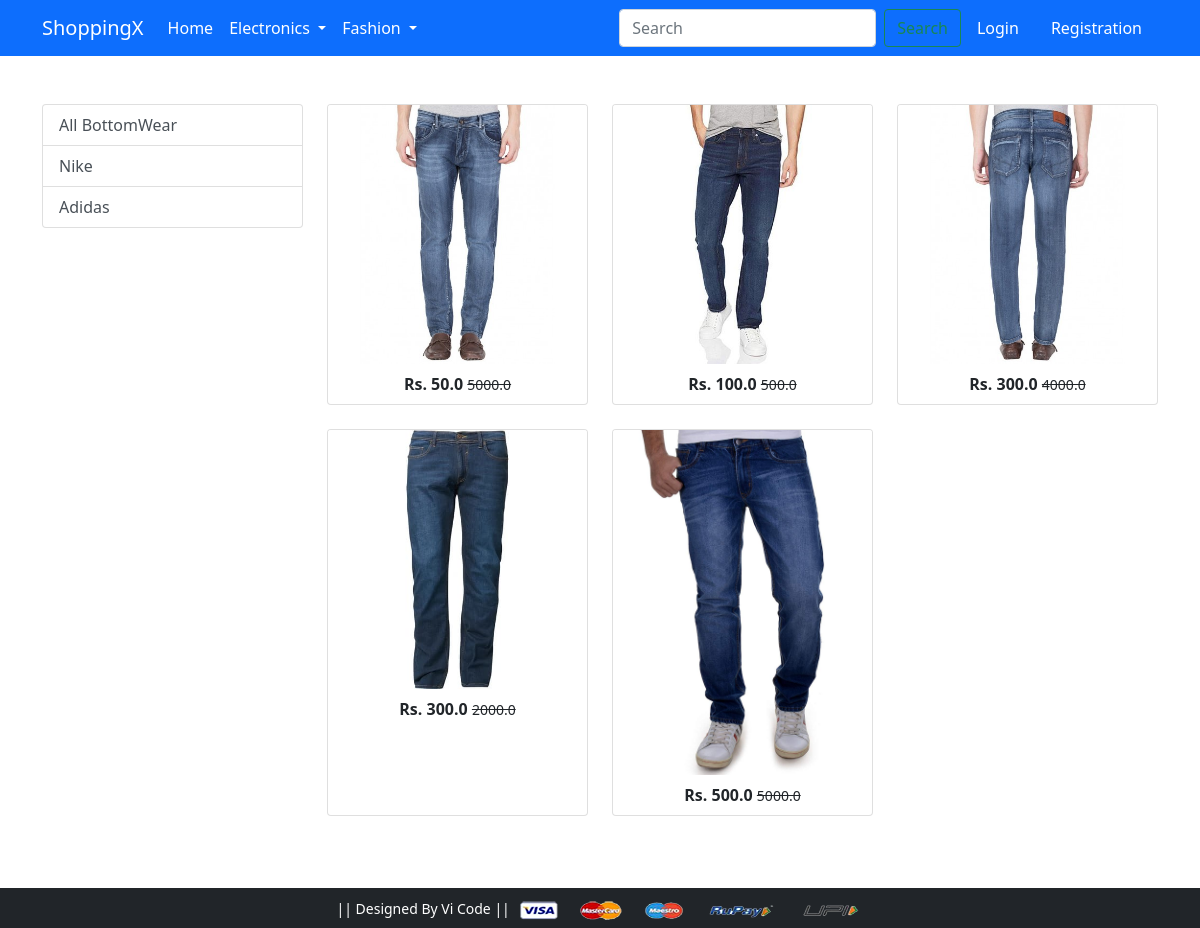
Page /bottomwear/ on the earlier database version.
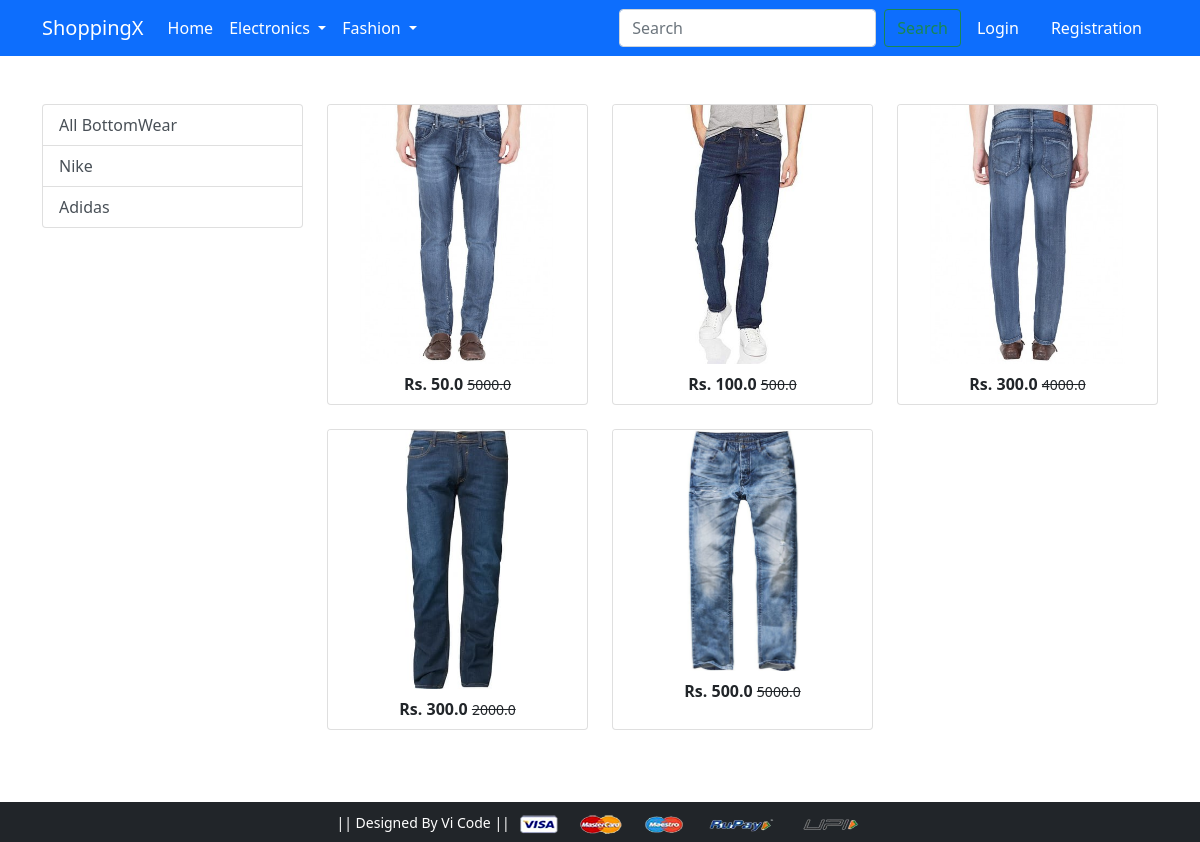
Same page on the later database version.
### app/models.py (models this page shows, shortened)
class Product(models.Model):
    title = models.CharField(max_length=100)
    selling_price = models.FloatField()
    discounted_price = models.FloatField()
    description = models.TextField()
    brand = models.CharField(max_length=100)
    category = models.CharField(choices=CATEGORY_CHOICES, max_length=2)
    product_image = models.ImageField(upload_to='productimg')

### app/views.py (the view)
# urls.py: path('bottomwear/', views.bottomwear, name='bottomwear'),
def bottomwear(request, data=None):
    if data is None:
        bottomwears = Product.objects.filter(category='BW')  # Correct variable name
    elif data in ['nike', 'adidas']:  # Use a list for better readability
        bottomwears = Product.objects.filter(category='BW', brand=data)  # Assign to bottomwears
    return render(request, 'app/bottomwear.html', {'bottomwears': bottomwears})  # Ensure consistency

### app/templates/app/bottomwear.html (shortened to what this page needs)
{% extends 'app/base.html' %}
{% load static %}
{% block main-content %}
<div class="container my-5">
  <div class="row">
    <div class="col-12 col-md-3 mb-3">
      <div class="d-none d-md-block">
        <div class="list-group">
          <a href="{% url 'bottomwear'%}" class="list-group-item list-group-item-action">All BottomWear</a>
          <a href="{% url 'bottomweardata' 'nike' %}" class="list-group-item list-group-item-action">Nike</a>
          <a href="{% url 'bottomweardata' 'adidas' %}" class="list-group-item list-group-item-action">Adidas</a>
        </div>
      </div>
    </div>
    <div class="col-12 col-md-9">
      <div class="row">
        {% for product in bottomwears %}
        <div class="col-6 col-md-4 text-center mb-4">
          <a href="{% url 'product-detail' product.id %}" class="text-decoration-none text-dark">
            <div class="card h-100">
              <img src="{{product.product_image.url}}" class="card-img-top img-fluid" alt="{{product.tittle}}">
              <div class="card-body p-2">
                <div class="fw-bold">
                  Rs. {{product.discounted_price}}
                  <small class="fw-light text-decoration-line-through">{{product.selling_price}}</small>
                </div>
              </div>
            </div>
          </a>
        </div>
        {% endfor %}
      </div>
    </div>
  </div>
</div>
{% endblock main-content %}

Differences in the rows shown:
changed Product (number 5 of 5 on the later page): product_image: a different picture
